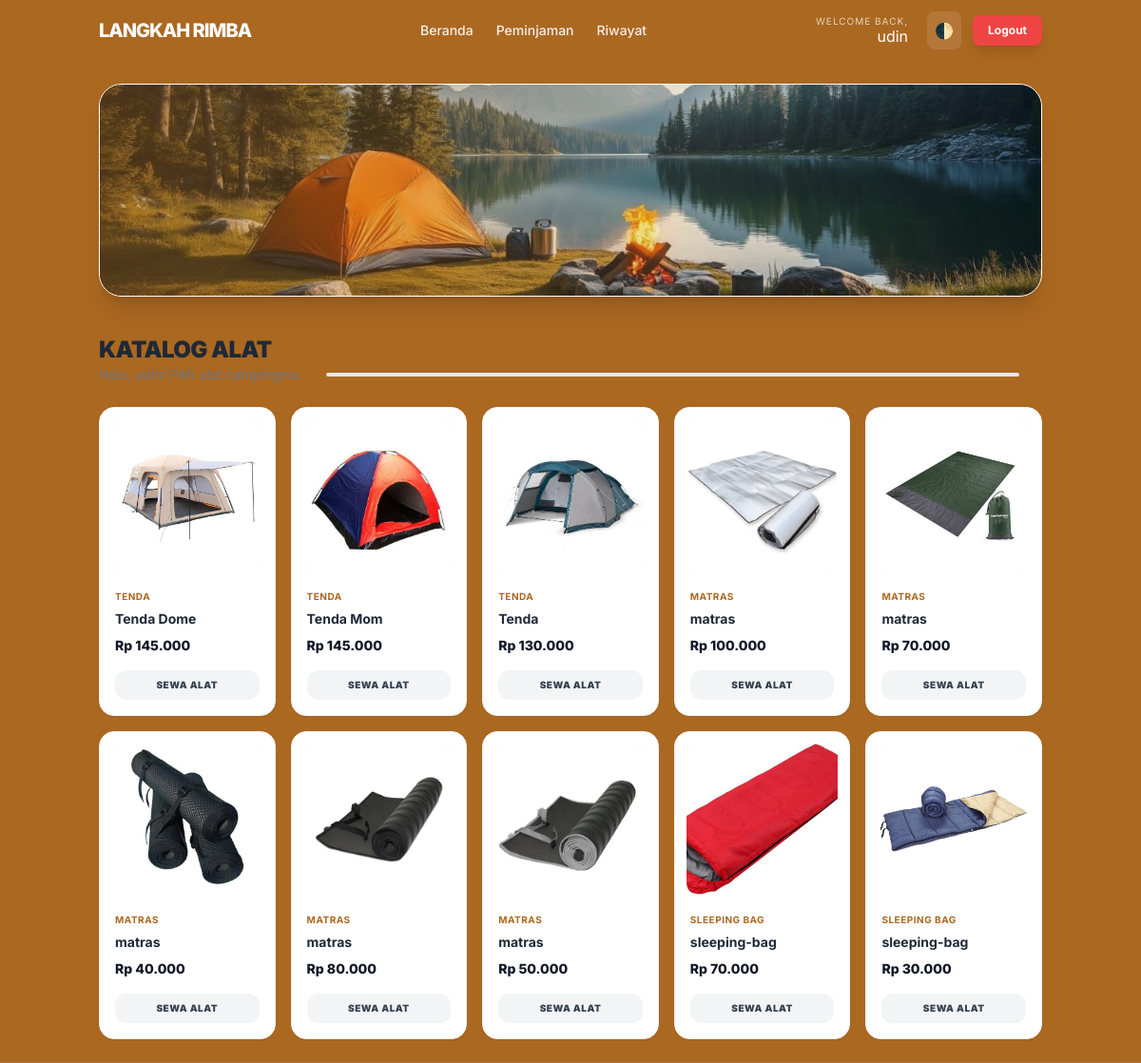
Before: /view/v_Dashboard_user.php (signed in) with the older database file.
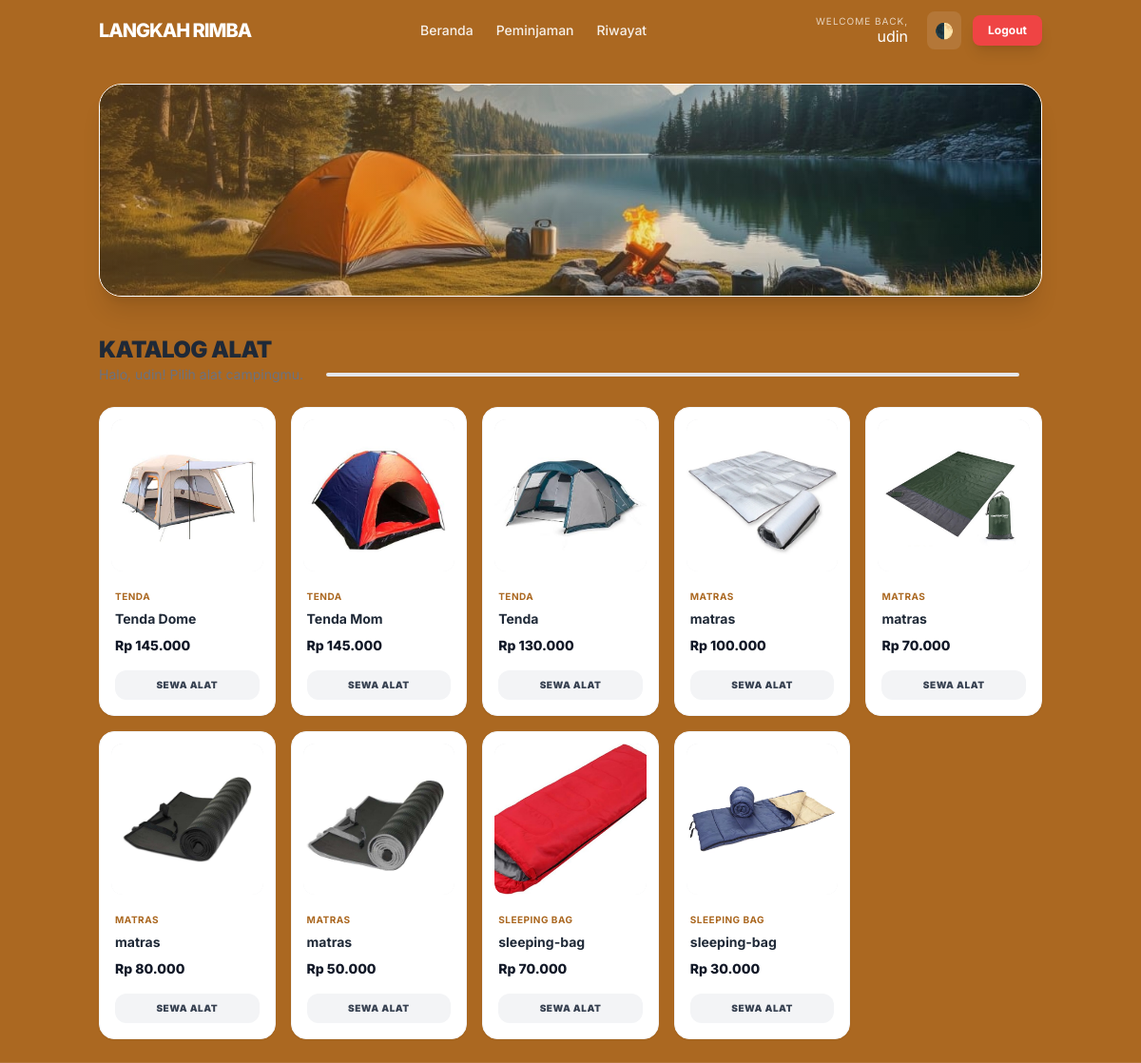
After: the same page with the newer database file.
### tables this page shows
CREATE TABLE `peralatan` (
  `id_alat` int(20) NOT NULL,
  `id_kategori` int(11) NOT NULL,
  `nama_alat` varchar(50) NOT NULL,
  `jumlah` int(11) NOT NULL,
  `foto_alat` varchar(255) NOT NULL,
  `harga` varchar(50) DEFAULT NULL
);

CREATE TABLE `kategori` (
  `id_kategori` int(11) NOT NULL,
  `nama_kategori` varchar(50) NOT NULL
);

### models/m_koneksi.php (called while the page is built, shortened)
<?php
class Koneksi {
    private $host = "localhost",
            $username = "root",
            $pass = "",
            $db = "peminjaman_alat";
    function __construct() {
        $this->koneksi = mysqli_connect(
            $this->host,
            $this->username,
            $this->pass,
            $this->db
        );
    }
}

### models/m_peralatan.php (called while the page is built, shortened)
<?php
include_once 'm_koneksi.php';
class alat {
    private $conn;
    public function __construct() {
        $db = new koneksi();
        $this->conn = $db->koneksi;
    }
    function tampil_data_alat() {
        $sql = "SELECT peralatan.*, kategori.nama_kategori
                FROM peralatan
                INNER JOIN kategori ON peralatan.id_kategori = kategori.id_kategori";
        $query = mysqli_query($this->conn, $sql);
        $result = [];
        while ($data = mysqli_fetch_object($query)) {
            $result[] = $data;
        }
        return $result;
    }
}
?>

### controller/c_peralatan.php (called while the page is built, shortened)
<?php
include_once __DIR__ . '/../models/m_peralatan.php';
$alat = new alat();
try {
    $data_alat = $alat->tampil_data_alat();
} catch (Exception $e) {
    echo "Error: " . $e->getMessage();
}

### view/v_Dashboard_user.php (the view, shortened to what this page needs)
<?php
include_once '../controller/c_peralatan.php';
$nama_user = $_SESSION['data']['nama']
    ?? $_SESSION['data']['username']
    ?? 'Pelanggan';
include_once 'template/navbar_adm.php';
?>
<!DOCTYPE html>
<html lang="id">
<head>
  <script src="https://cdn.tailwindcss.com"></script>
  <link rel="stylesheet" href="https://cdnjs.cloudflare.com/ajax/libs/font-awesome/6.4.0/css/all.min.css">
</head>
<body class="antialiased min-h-screen bg-slate-50 text-gray-900 dark:bg-gray-900">
  <main class="container py-6">
    <div class="max-w-7xl mx-auto">
      <div class="relative w-full h-40 md:h-56 mb-10 overflow-hidden rounded-3xl shadow-xl border border-white dark:border-gray-700">
        <img src="../asset/banner.jpeg" alt="Banner" class="w-full h-full object-cover">
        <div class="absolute inset-0 bg-gradient-to-r from-[#ab6821]/40 to-transparent"></div>
      </div>
      <div class="flex items-end justify-between mb-6">
        <div>
          <h2 class="text-2xl font-black tracking-tight text-gray-800 dark:text-white uppercase">Katalog Alat</h2>
          <p class="text-sm text-gray-500 dark:text-gray-400">Halo, <?= $nama_user ?>! Pilih alat campingmu.</p>
        </div>
        <div class="h-1 flex-grow mx-6 mb-2 bg-gray-200 dark:bg-gray-700 rounded-full hidden md:block"></div>
      </div>
      <div class="grid grid-cols-2 sm:grid-cols-3 md:grid-cols-4 lg:grid-cols-5 gap-4">
        <?php if (!empty($data_alat)): ?>
          <?php foreach ($data_alat as $data): ?>
          <div class="group bg-white dark:bg-gray-800 rounded-2xl overflow-hidden border border-gray-100 dark:border-gray-700 shadow-sm hover:shadow-xl hover:-translate-y-1 transition-all duration-300">
            <div class="p-3">
              <div class="aspect-square bg-gray-50 dark:bg-gray-900/50 flex items-center justify-center overflow-hidden rounded-xl shadow-inner">
                <img src="../asset/<?= $data->foto_alat ?>"
                     alt="<?= $data->nama_alat ?>"
                     class="img-box group-hover:scale-110 transition-transform duration-500 rounded-xl">
              </div>
            </div>
            <div class="px-4 pb-4">
              <span class="text-[10px] font-bold uppercase tracking-wider text-[#ab6821] dark:text-amber-400">
                <?= $data->nama_kategori ?>
              </span>
              <h3 class="text-sm font-bold text-gray-800 dark:text-gray-100 truncate mt-1">
                <?= $data->nama_alat ?>
              </h3>
              <p class="mt-2 text-gray-900 dark:text-white font-extrabold text-sm">
                Rp <?= number_format((int)$data->harga, 0, ',', '.') ?>
              </p>
              <a href="view_user/pesanan.php?id=<?= $data->id_alat ?>"
                 class="mt-4 block text-center w-full py-2 bg-gray-100 dark:bg-gray-700 hover:bg-[#ab6821] hover:text-white dark:hover:bg-[#ab6821] text-gray-700 dark:text-gray-200 text-[10px] font-black uppercase tracking-wider rounded-xl transition-all duration-200">
                Sewa Alat
              </a>
            </div>
          </div>
          <?php endforeach; ?>
        <?php else: ?>
          <div class="col-span-full py-20 text-center uppercase tracking-widest font-bold text-gray-400">
            Tidak ada data alat tersedia.
          </div>
        <?php endif; ?>
      </div>
    </div>
  </main>
</body>
</html>

### view/template/navbar_adm.php (shortened to what this page needs)
<?php
$base = "/CRUD_OOP(ASLI)11/";
?>
<!DOCTYPE html>
<html lang="en">
<head>
</head>
<body>
  <body class="antialiased min-h-screen bg-slate-50 text-gray-900 bg-gradient-to-bl from-amber-50 via-slate-50 to-slate-100 dark:bg-gray-900 dark:text-gray-100 dark:from-slate-800 dark:via-gray-900 dark:to-gray-900">
  <header class="sticky top-0 z-50 bg-[#ab6821] dark:bg-gray-950 backdrop-blur border-b border-white/10 dark:border-gray-800 shadow-md">
    <div class="container flex items-center justify-between py-3">
      <a href="dashboard.php" class="text-xl font-extrabold tracking-tighter text-white">LANGKAH RIMBA</a>
      <nav class="hidden md:flex items-center gap-6 text-sm font-medium text-white/90">
      <a href="<?= $base ?>view/v_Dashboard_user.php">Beranda</a>
      <a href="<?= $base ?>view/view_user/daftar_peminjaman.php">Peminjaman</a>
      <a href="<?= $base ?>view/view_user/riwayat_peminjaman.php">Riwayat</a>
      </nav>
      <div class="flex items-center gap-3">
        <div class="hidden sm:flex flex-col items-end leading-tight text-white mr-2">
            <span class="text-[10px] uppercase tracking-widest opacity-70">Welcome back,</span>
            <?php echo htmlspecialchars($nama_user ?? 'User'); ?>
        </div>
        <button id="themeToggle" class="p-2 rounded-lg bg-white/10 hover:bg-white/20 text-white transition">
          🌓
        </button>
        <a href="<?= $base ?>controller/logout.php" class="px-4 py-2 rounded-lg bg-red-500 hover:bg-red-600 text-white text-xs font-bold transition shadow-lg">
          Logout
        </a>
      </div>
    </div>
</body>
</html>

### view/v_Dashboard_user.php (style rules this page uses)
.img-box { width: 100%; height: 100%; object-fit: cover; }

Changed rows visible on the page:
removed peralatan: foto_alat+nama_alat (picture), id_kategori.nama_kategori "MATRAS", nama_alat "matras", harga "40.000"
